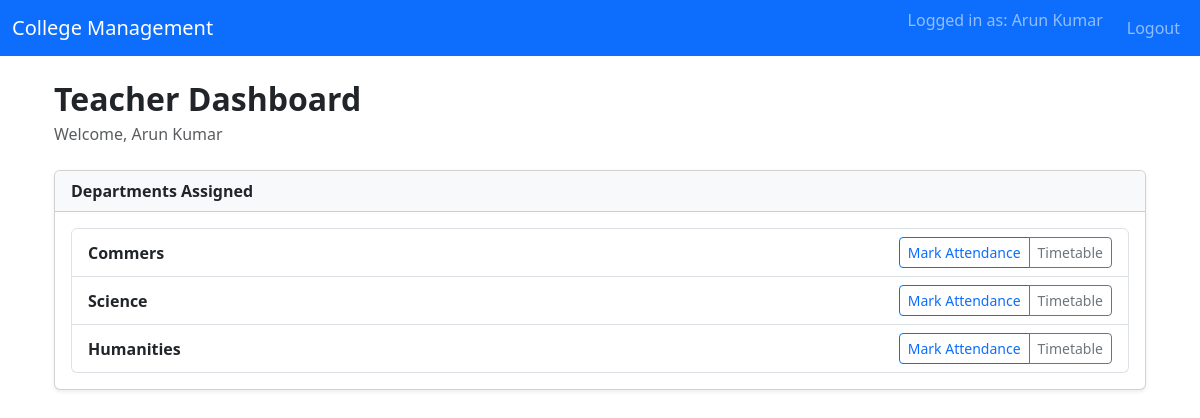
The page /teacher-dashboard/ (signed in) on the database its author committed.
### students/models.py (models this page shows, shortened)
class Teacher(models.Model):
    user = models.OneToOneField(User, on_delete=models.CASCADE)
    department = models.ForeignKey(Department, on_delete=models.SET_NULL, null=True, blank=True)

class Department(models.Model):
    name = models.CharField(max_length=100)

### students/views.py (the view)
# urls.py: path('teacher-dashboard/', views.teacher_dashboard, name='teacher_dashboard'),
@login_required
@user_passes_test(is_teacher)
def teacher_dashboard(request):
    teacher = request.user.teacher
    departments = Department.objects.all()
    return render(request, 'teacher_dashboard.html', {'teacher': teacher, 'departments': departments})

### students/views.py (called while the page is built)
def is_teacher(user):
    return hasattr(user, 'teacher')

### students/templates/teacher_dashboard.html (shortened to what this page needs)
{% extends 'base.html' %}
{% block content %}
<div class="container mt-4">
  <div class="d-flex justify-content-between align-items-center mb-4">
    <div>
      <h2 class="fw-bold mb-1">Teacher Dashboard</h2>
      <p class="text-muted mb-0">Welcome, {{ teacher.user.get_full_name }}</p>
    </div>
  </div>
  <div class="card shadow-sm">
    <div class="card-header bg-light fw-semibold">
      Departments Assigned
    </div>
    <div class="card-body">
      {% if departments %}
        <ul class="list-group">
          {% for d in departments %}
            <li class="list-group-item d-flex justify-content-between align-items-center">
              <div>
                <strong>{{ d.name }}</strong>
              </div>
              <div class="btn-group btn-group-sm">
                <a href="{% url 'mark_attendance' d.id %}" class="btn btn-outline-primary">
                  Mark Attendance
                </a>
                <a href="{% url 'view_timetable' d.id %}" class="btn btn-outline-secondary">
                  Timetable
                </a>
              </div>
            </li>
          {% endfor %}
        </ul>
      {% else %}
        <p class="text-muted">No departments assigned.</p>
      {% endif %}
    </div>
  </div>
</div>
{% endblock %}

### students/templates/base.html (shortened to what this page needs)
<!doctype html>
<html lang="en">
  <head>
    <link href="https://cdn.jsdelivr.net/npm/bootstrap@5.3.3/dist/css/bootstrap.min.css" rel="stylesheet">
  </head>
  <body>
    <nav class="navbar navbar-expand-lg navbar-dark bg-primary">
      <div class="container-fluid">
        <a class="navbar-brand" href="/">College Management</a>
        <div class="collapse navbar-collapse" id="navbarSupportedContent">
          <ul class="navbar-nav ms-auto mb-2 mb-lg-0">
            {% if user.is_authenticated %}
              <li class="nav-item">
                <span class="navbar-text me-3">
                  Logged in as: {{ user.get_full_name|default:user.username }}
                </span>
              </li>
              <li class="nav-item">
                <a class="nav-link" href="{% url 'logout' %}">Logout</a>
              </li>
            {% endif %}
          </ul>
        </div>
      </div>
    </nav>
    <div class="container mt-4">
      {% block content %}
      {% endblock %}
    </div>
  </body>
</html>

### rows shown on the page
Teacher: user.get_full_name "Arun Kumar"
Department: name "Commers"
Department: name "Science"
Department: name "Humanities"

### other values the page prints
{{ user.get_full_name|default:user.username }} "Arun Kumar"
